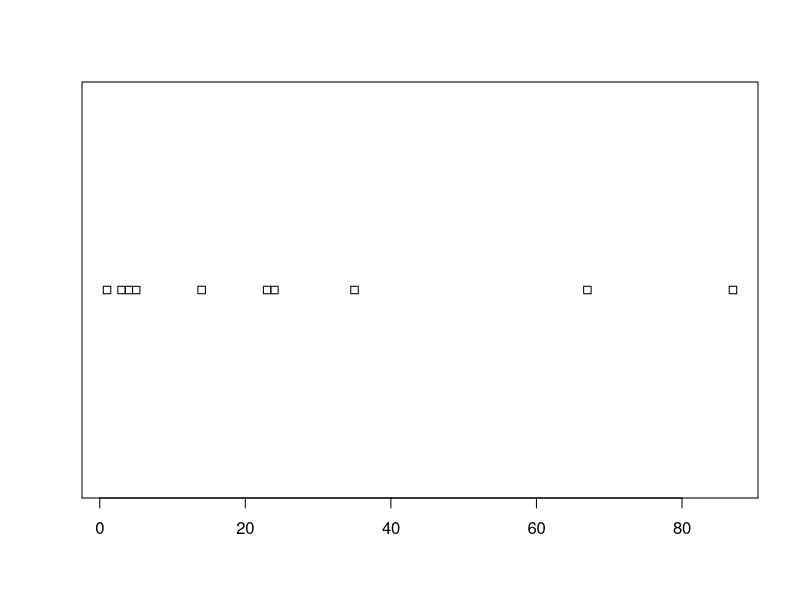
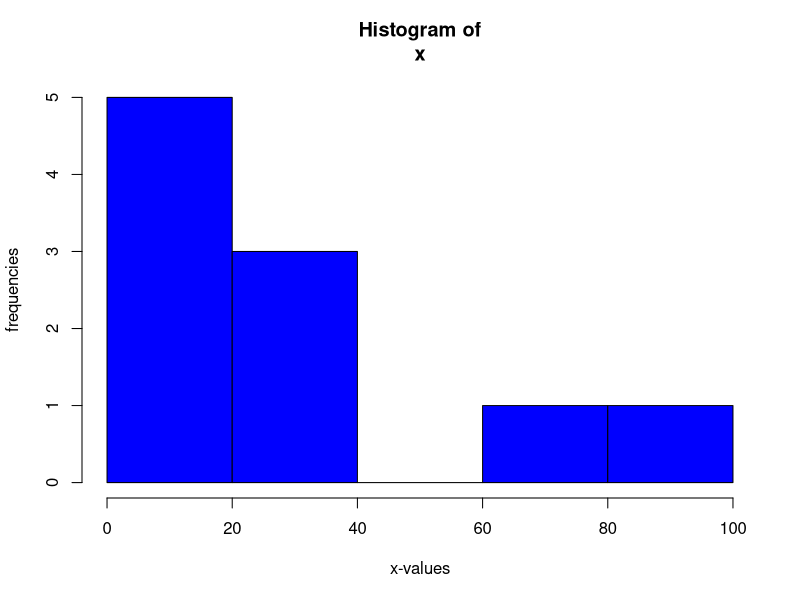
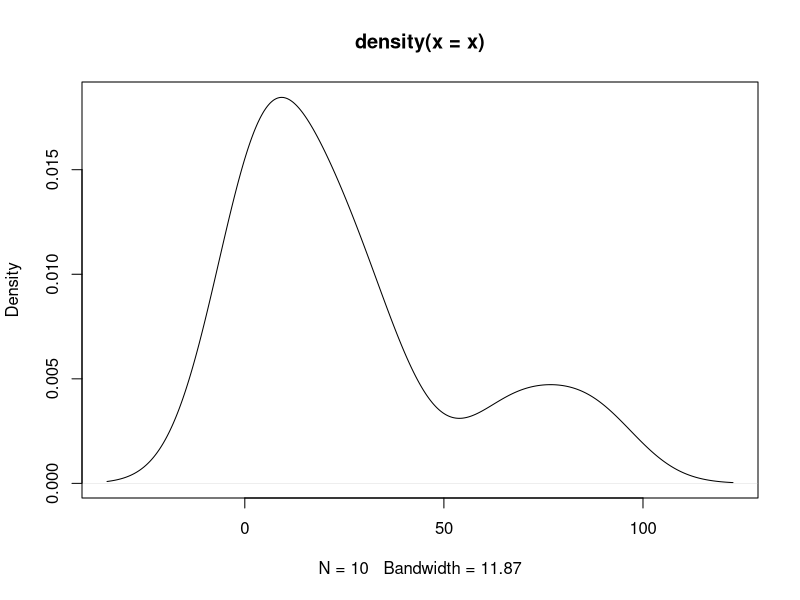
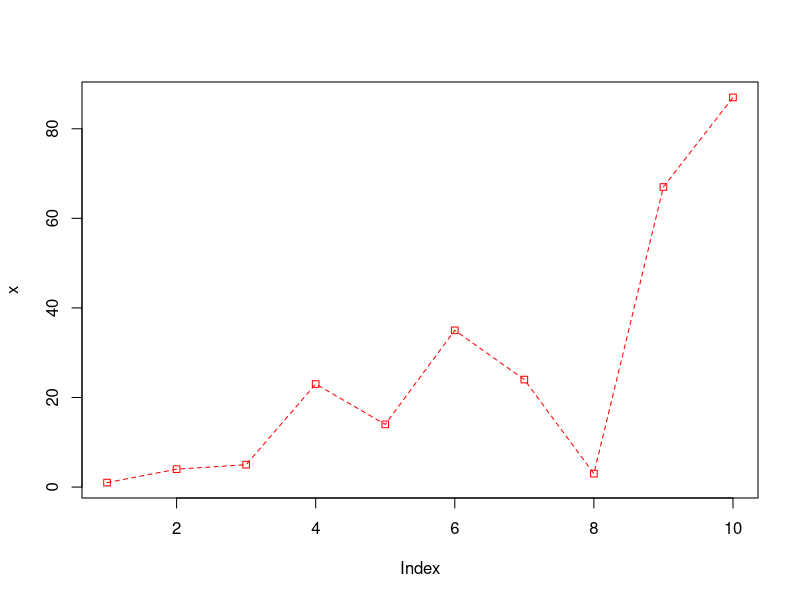
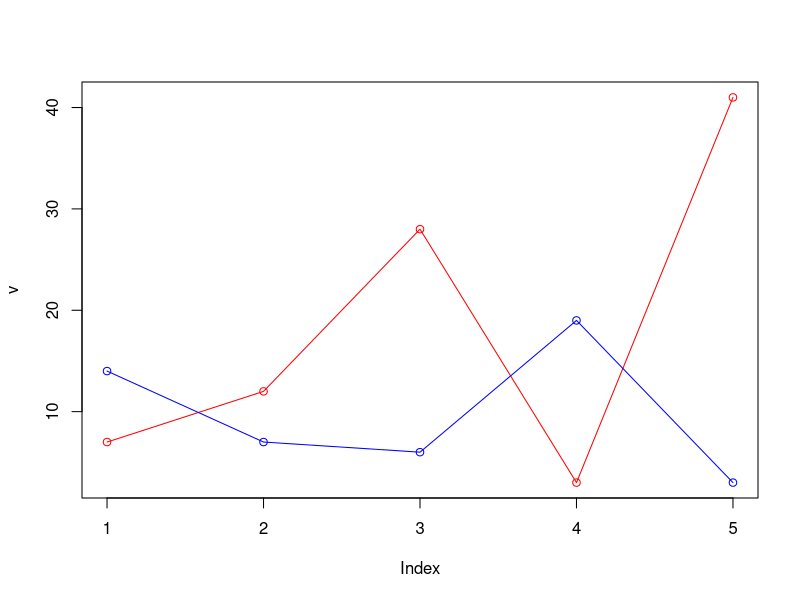
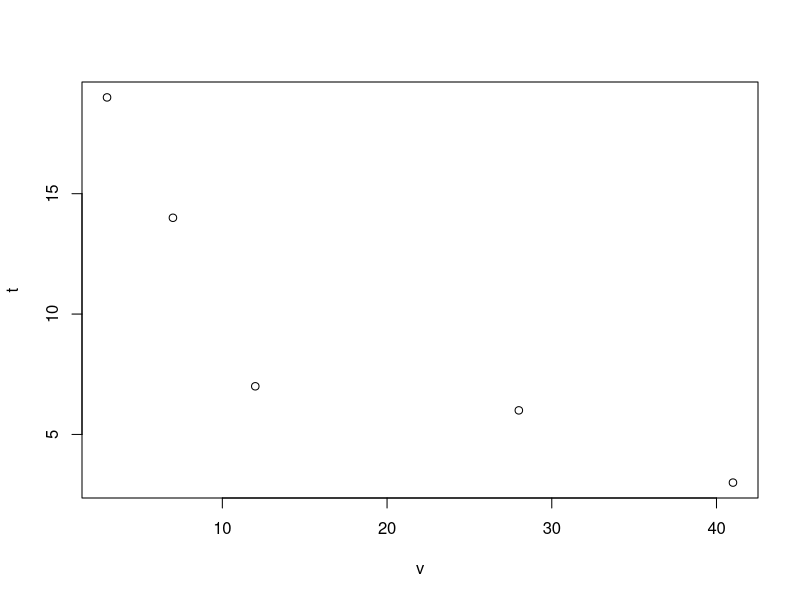
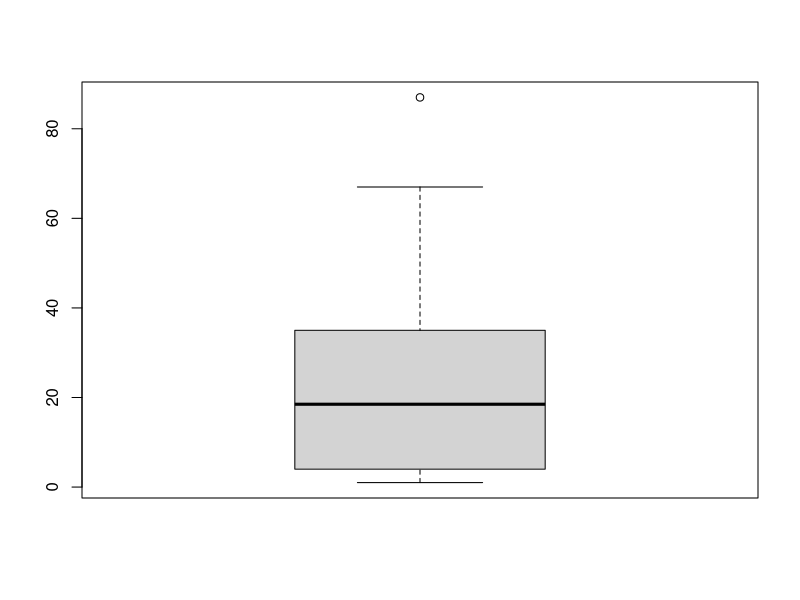
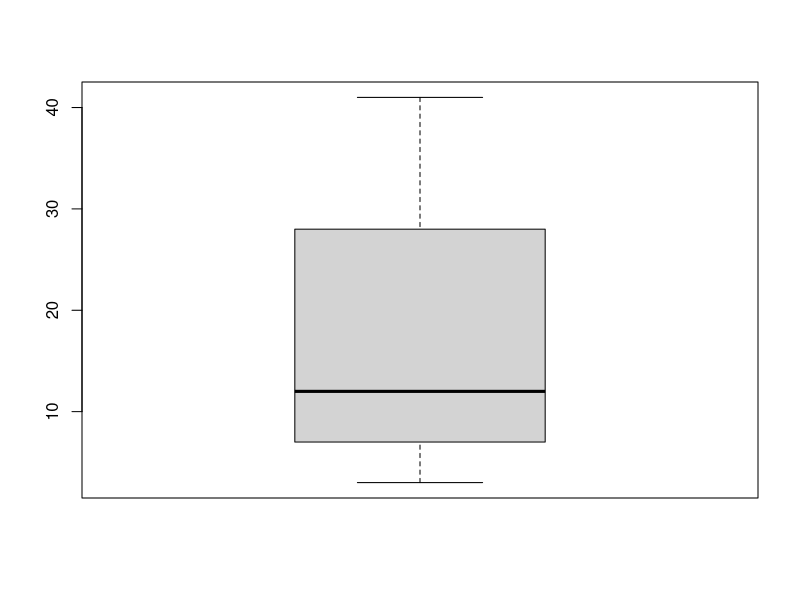

Source code (R) for these figures, in order:
empid=c(1,2,3,4,5,6,7,8,9,10,11,12,13,14,15)
age=c(30,37,45,32,50,60,35,32,34,43,32,30,43,50,60)
gender=c(0,1,0,1,1,1,0,0,1,0,0,1,1,0,0)
status=c(1,1,2,2,1,1,1,2,2,1,2,1,2,1,2)
empinfo=data.frame( empid, age, gender,status)
empinfo
empinfo$gender=factor(empinfo$gender ,labels=c("male","female"))
empinfo$status=factor(empinfo$status ,labels=c("staff","faculty"))
genderm=subset(empinfo,empinfo$gender=='male')
genderf=subset(empinfo,empinfo$gender=='female')
summary(empinfo)
summary(empinfo$age)
summary(empinfo$status)

#table field
table1=table(empinfo$gender)
table2=table(empinfo$status)
table3=table(empinfo$gender,empinfo$status)

#strip chart
x = c(1, 4, 5, 23, 14, 35, 24, 3, 67, 87)
stripchart(x)

#Histogram
hist(x,main="Histogram of
x",xlab="x-values",ylab="frequencies",col="blue")

#density
plot(density(x))

#Line chart
plot(x,type='o',pch=22,lty=2,col='red')

#Compare line charts
v=c(7,12,28,3,41)
t=c(14,7,6,19,3)
plot(v,type="o",col="red")
lines(t,type="o",col="blue")

#Scatter plot
plot(v,t)

#Box plots
boxplot(x)
boxplot(v)

#piechart
pie(x)

#barchart
barplot(x)

#All plots
plot(empinfo$age,type='l',main='age of subject',xlab='empid',ylab='age in years',col='blue')
pie(table1)
barplot(table3,beside=T,xlim=c(1,15),ylim=c(0,5),col=c('blue','red'))
legend('topright',legend=rownames(table3),fill=c('blue','red'),bty='n')
boxplot(empinfo$age,empinfo$status, col=c('red','blue'))
